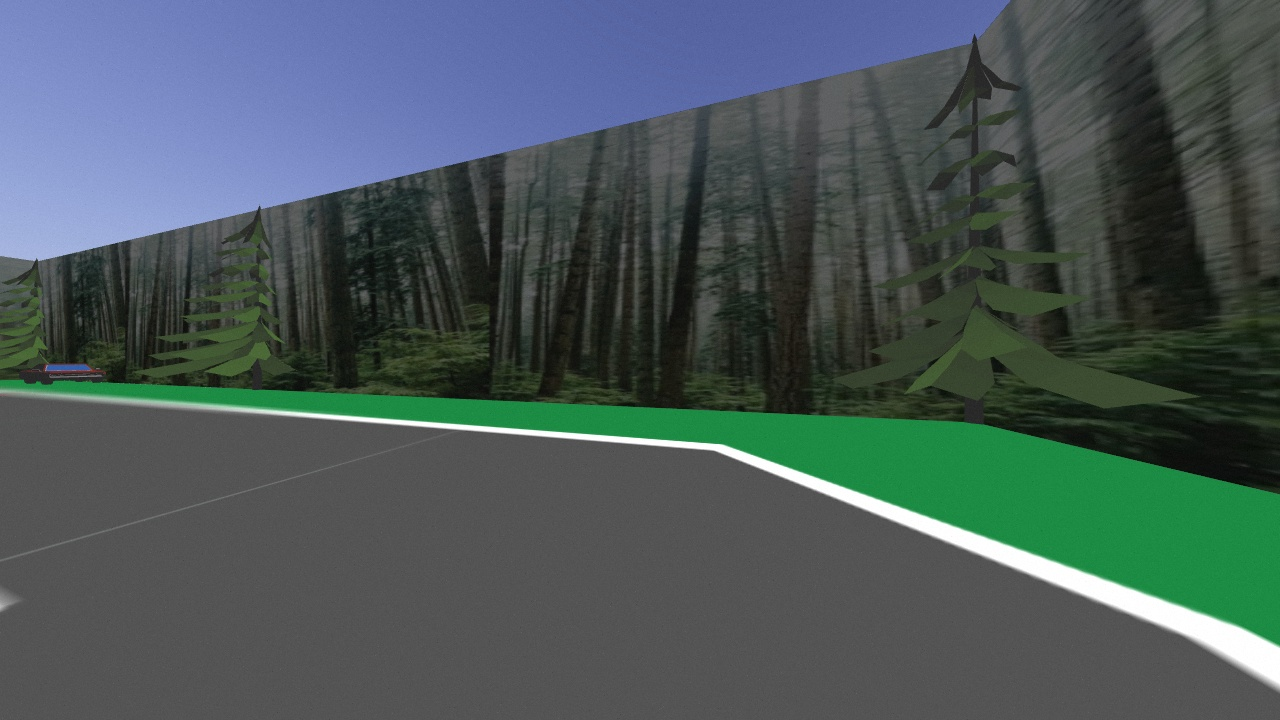
#> input picture src/test_controller/imgs/img_103.jpg, 1280 x 720 px
$ python -i image_utils.py   (imports and definitions only)   (older library calls are emulated)
#> lines starting #> are read from the running program, lines starting #| are printed output that depends on the picture; after the words box and inside, x2 and y2 are one past the last pixel; in counts of white or black regions, pixels touching at a corner belong together
#> further down, picture is the input picture: shape (720, 1280, 3); mean B, G, R 89, 88.1, 73.9

import cv2
import numpy as np
import imutils
import matplotlib.pyplot as plt

# [102 lines left out: functions clean_imgs, find_centroid, contour, not called in this run]

def get_gray(img, clr='w'):
    """
    gets the grayed version of img with desired colour filter
    if clr='b' it will gray based on blue filter
    otherwise white
    """
#> called with clr = 'w'

    gray = None
    if(clr is 'b'):
        img_hsv = cv2.cvtColor(img, cv2.COLOR_BGR2HSV)

        ## Gen lower mask (0-5) and upper mask (175-180)
        mask1 = cv2.inRange(img_hsv, (0,50,20), (5,255,255))
        mask2 = cv2.inRange(img_hsv, (175,50,20), (180,255,255))

        ## Merge the mask and crop the red regions
        mask = cv2.bitwise_or(mask1, mask2 )
        cropped = cv2.bitwise_and(img, img, mask=mask)
        gray = cv2.cvtColor(cropped, cv2.COLOR_HSV2BGR)
        gray = cv2.cvtColor(gray, cv2.COLOR_BGR2GRAY)

    if(clr is 'w'):
        inv = (255-img)
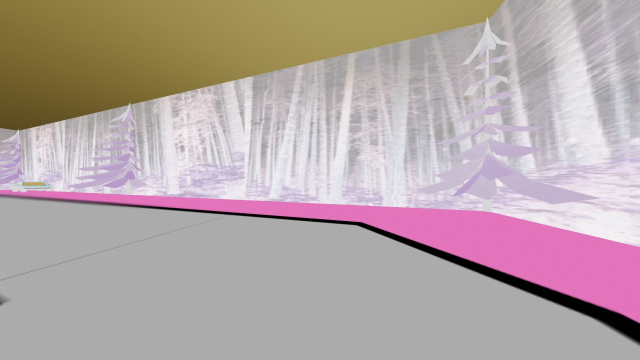
#> inv: shape (720, 1280, 3) (shown at 1/2 size); mean B, G, R 166, 166.9, 181.1
        gray = cv2.cvtColor(inv, cv2.COLOR_BGR2GRAY)
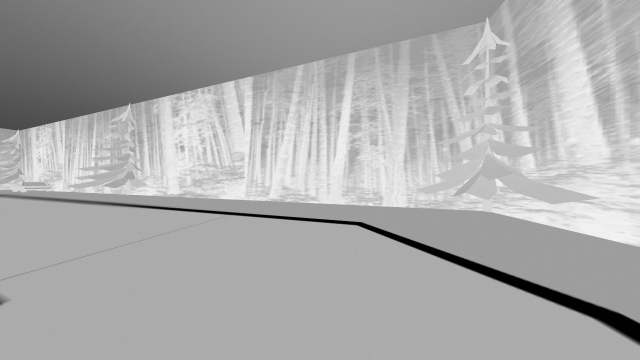
#> gray: shape (720, 1280) (shown at 1/2 size); min 0, max 251, mean 171

    # Gaussian blur

    blur = cv2.GaussianBlur(gray,(5,5),0)

    # Color thresholding
    ret,thresh1 = cv2.threshold(blur,60,255,cv2.THRESH_BINARY_INV)
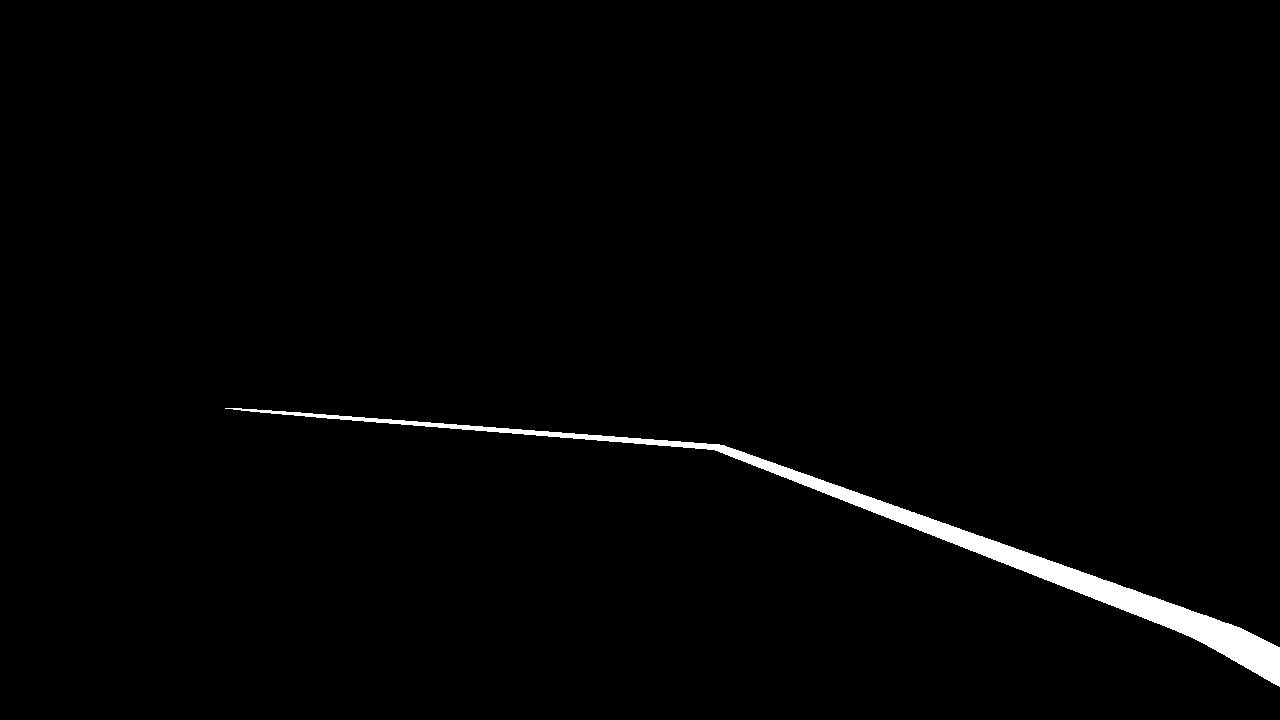
#> thresh1: shape (720, 1280); 1.5% white; 1 white region, box (x1, y1, x2, y2) and area: (225, 408, 1280, 687) 13645

    # Erode and dilate to remove accidental line detections
    mask = cv2.erode(thresh1, None, iterations=2)
#> mask: shape (720, 1280); 0.93% white; 15 white regions (14 under 20 px), largest, box (x1, y1, x2, y2) and area: (587, 437, 1280, 684) 8467
    mask = cv2.dilate(mask, None, iterations=2)
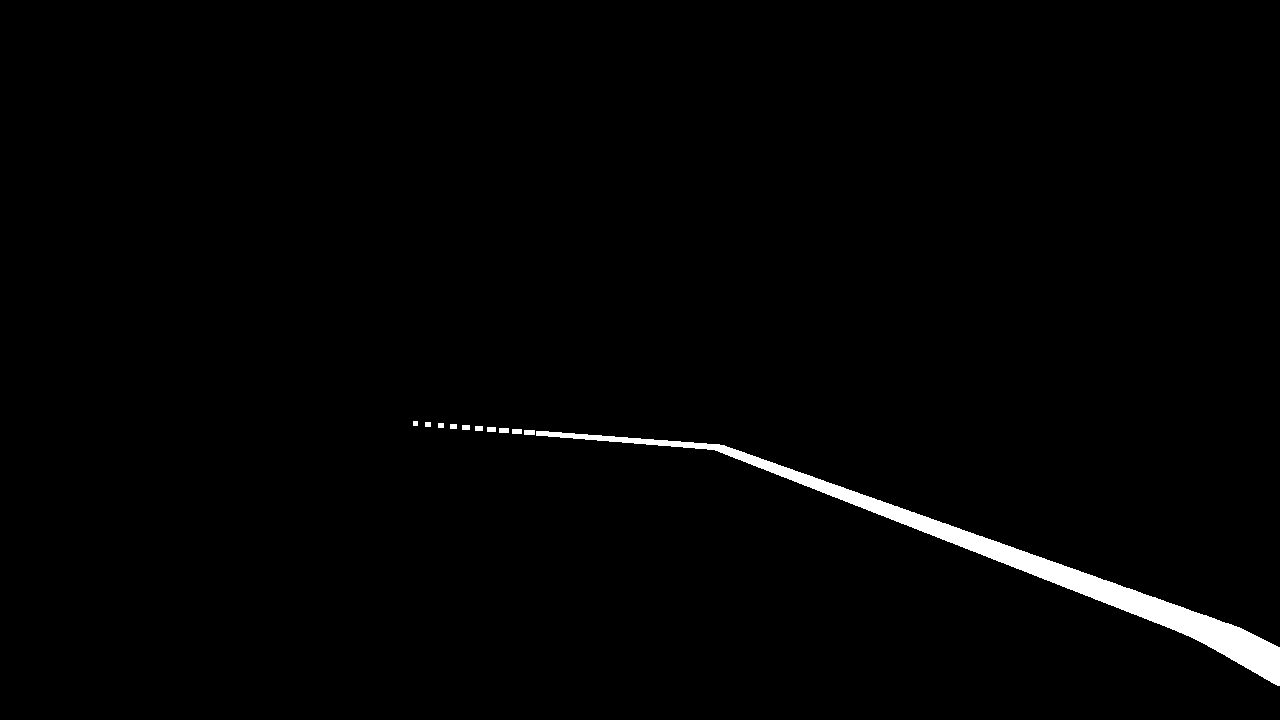
#> mask: shape (720, 1280); 1.4% white; 11 white regions, largest, box (x1, y1, x2, y2) and area: (536, 431, 1280, 686) 12418, (524, 430, 535, 435) 55, (499, 428, 509, 433) 50

    return mask


# [53 lines left out: functions draw_cricle, hsv_threshold, not called in this run]

>>> import cv2
>>> picture = cv2.imread('../imgs/img_103.jpg')
>>> result = get_gray(picture)

$ run again, on src/test_controller/imgs/img_105.jpg
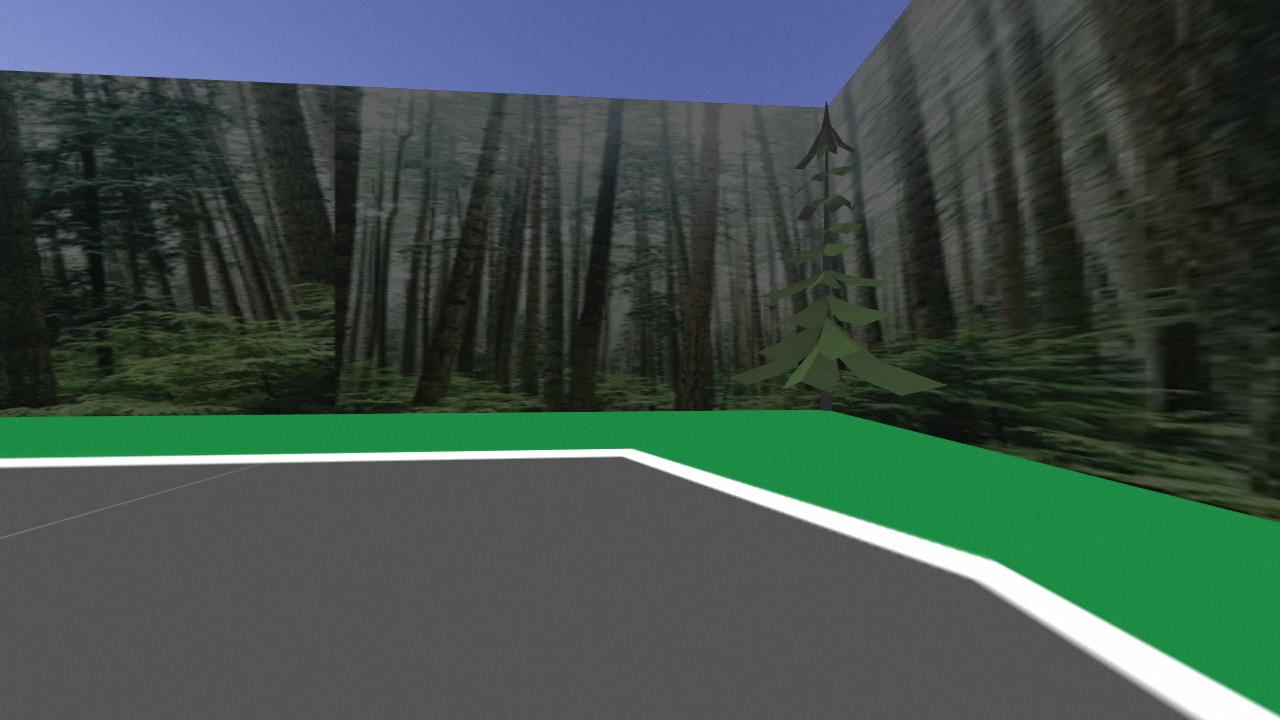
#> input picture src/test_controller/imgs/img_105.jpg, 1280 x 720 px
#> picture is the input picture: shape (720, 1280, 3); mean B, G, R 73.5, 80, 63.6
#> in get_gray, `ret,thresh1 = cv2.threshold(blur,60,255,cv2.THRESH_BINARY_INV)`:
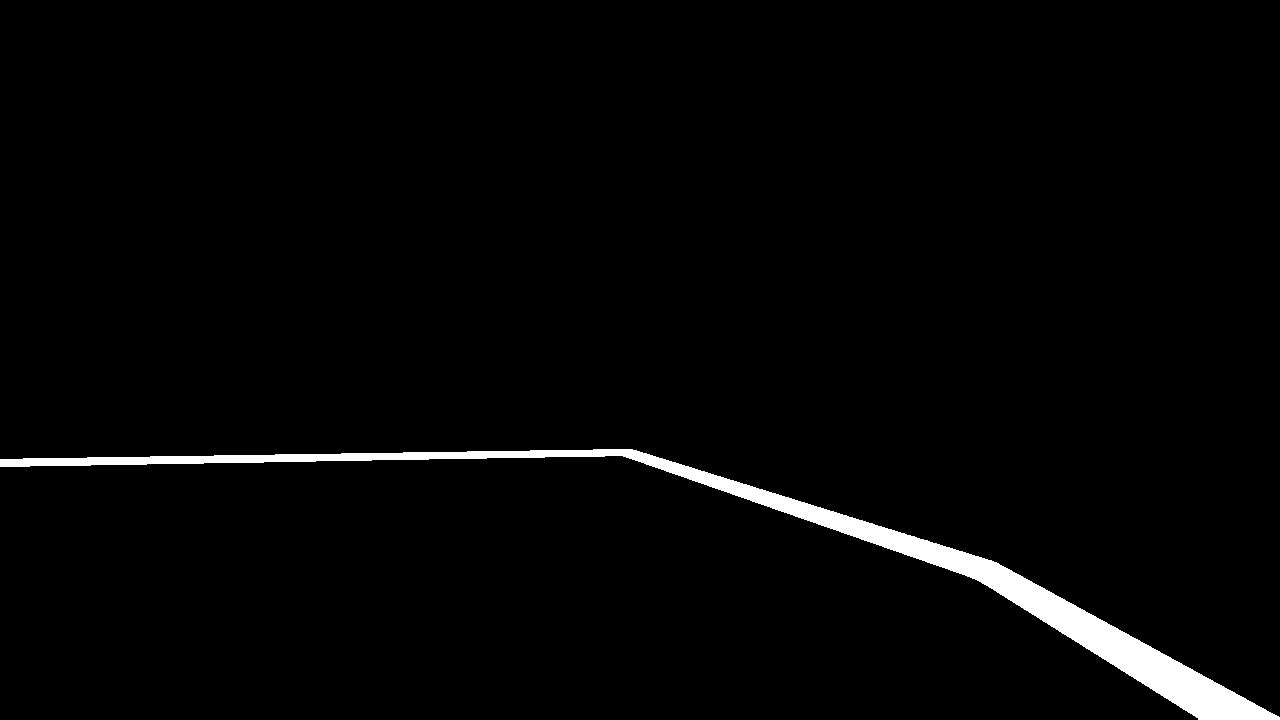
#> thresh1: shape (720, 1280); 2.3% white; 1 white region, box (x1, y1, x2, y2) and area: (0, 449, 1280, 720) 20994
#> in get_gray, `mask = cv2.erode(thresh1, None, iterations=2)`:
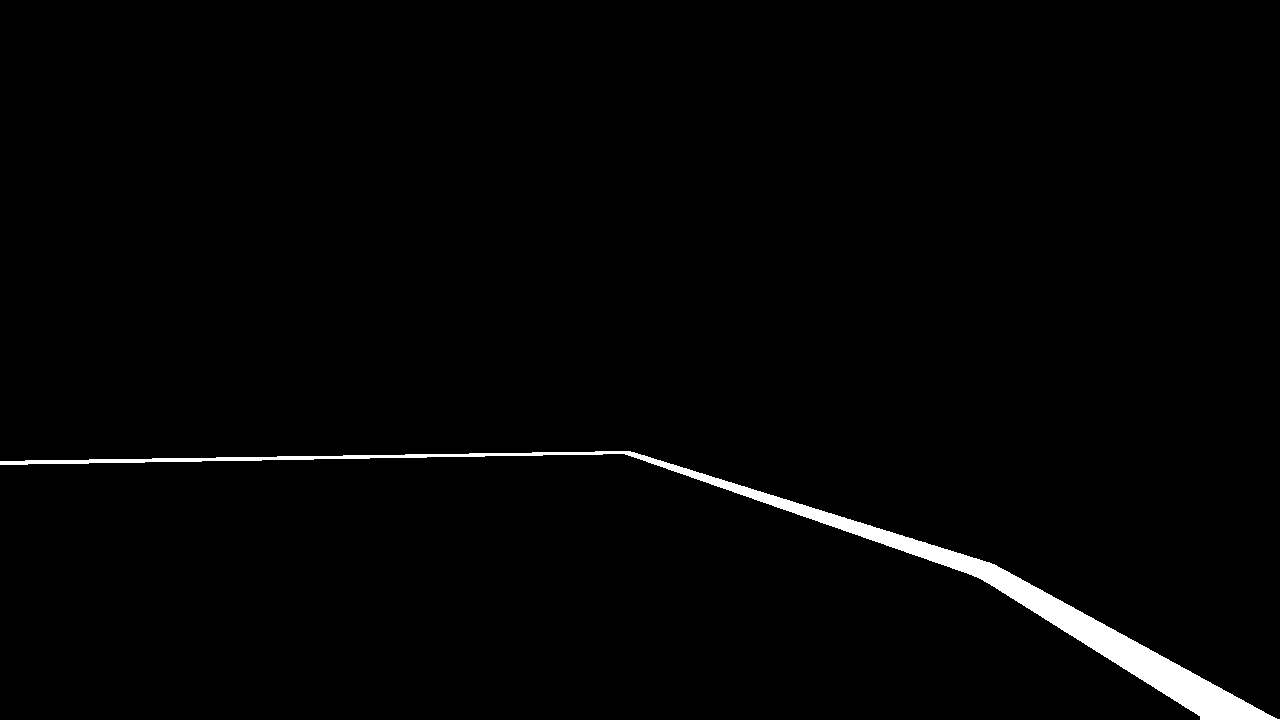
#> mask: shape (720, 1280); 1.6% white; 1 white region, box (x1, y1, x2, y2) and area: (0, 451, 1280, 720) 14928

$ run again, on src/test_controller/imgs/img_106.jpg
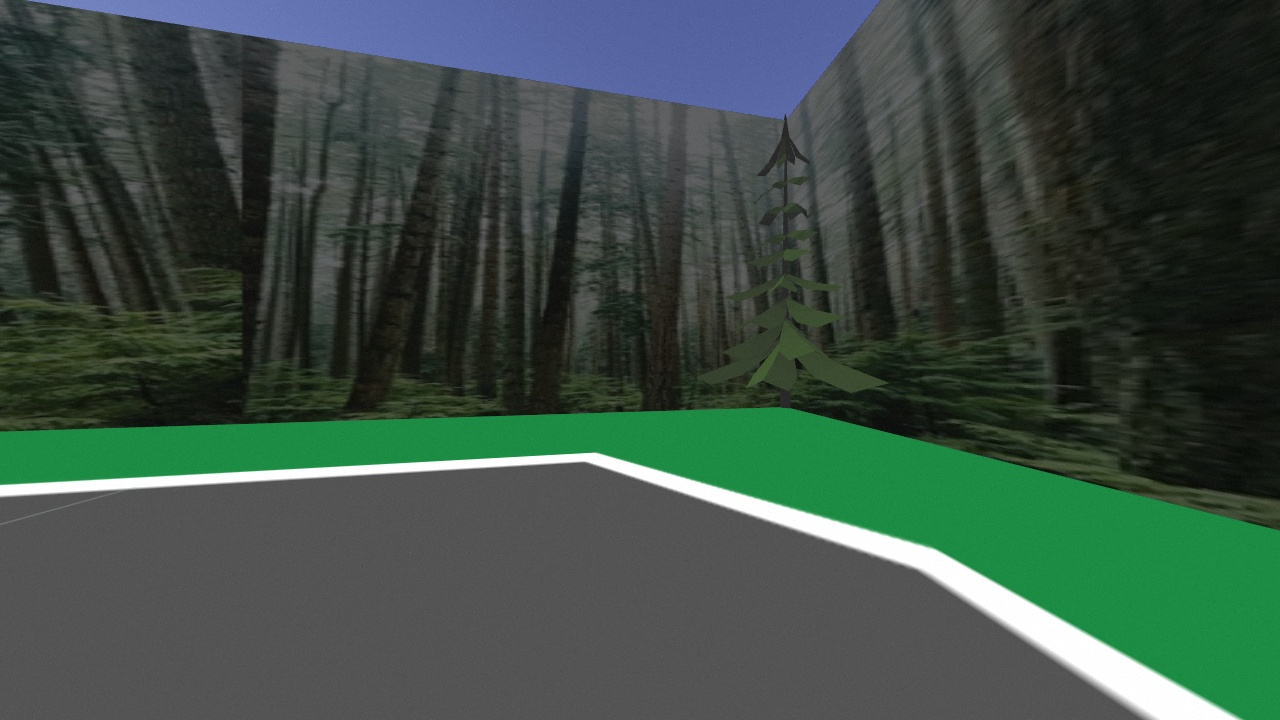
#> input picture src/test_controller/imgs/img_106.jpg, 1280 x 720 px
#> picture is the input picture: shape (720, 1280, 3); mean B, G, R 68, 77.2, 59.9
#> in get_gray, `ret,thresh1 = cv2.threshold(blur,60,255,cv2.THRESH_BINARY_INV)`:
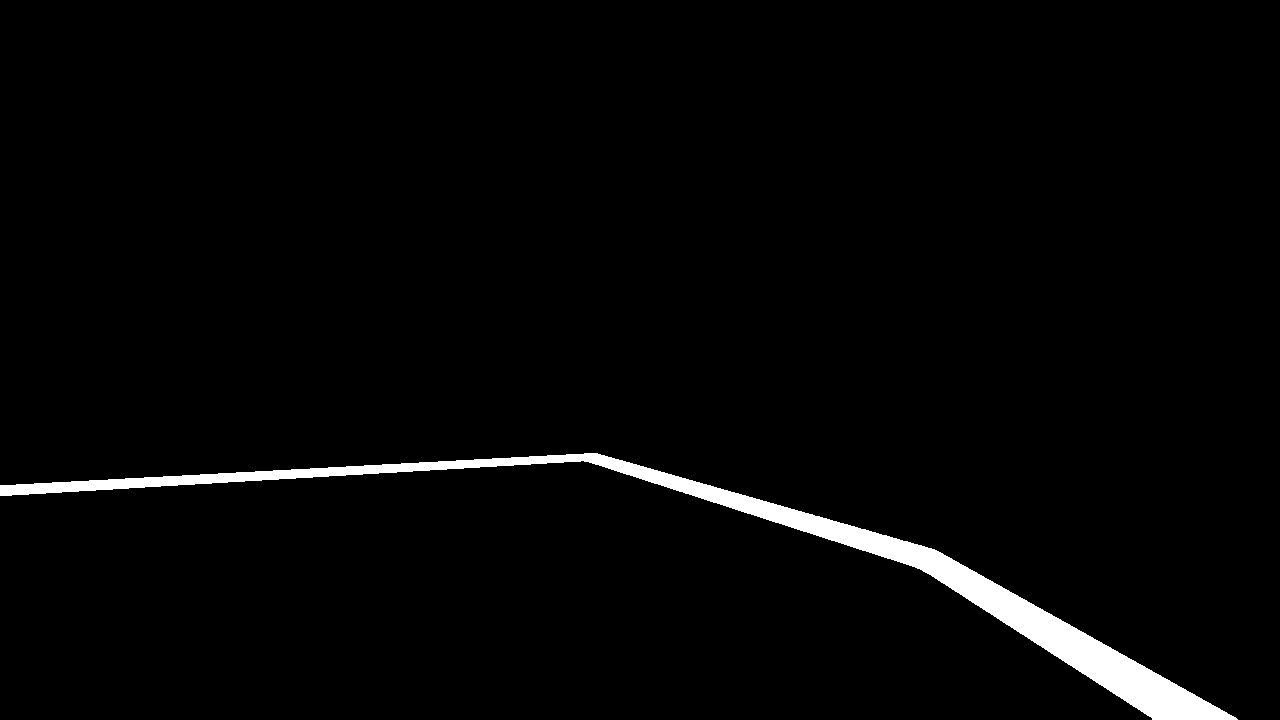
#> thresh1: shape (720, 1280); 2.4% white; 1 white region, box (x1, y1, x2, y2) and area: (0, 453, 1238, 720) 22233
#> in get_gray, `mask = cv2.erode(thresh1, None, iterations=2)`:
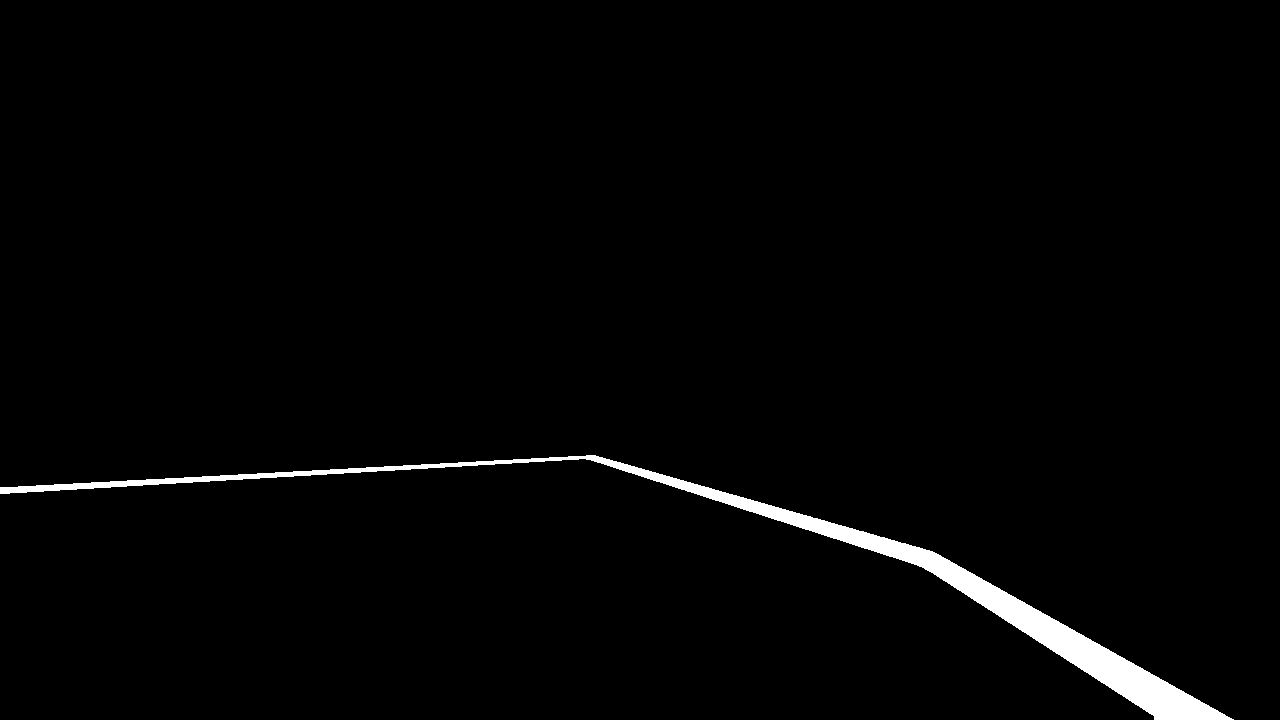
#> mask: shape (720, 1280); 1.8% white; 1 white region, box (x1, y1, x2, y2) and area: (0, 455, 1234, 720) 16268
